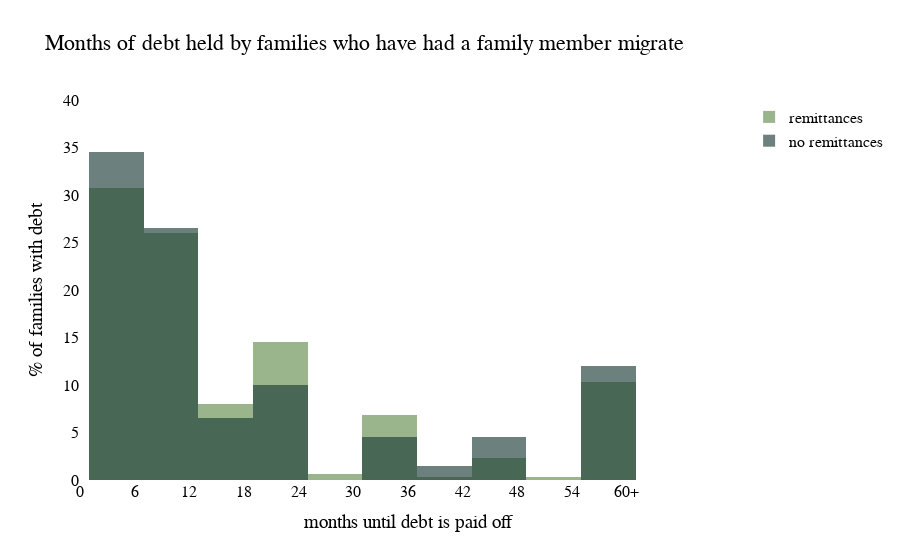

Source (notebook cell):
### Code cell
# fig = px.histogram(savings, x='savings_months', color ='remit', histnorm='probability density', range_x = [0,12])
# fig.show()


fig = go.Figure()
fig.add_trace(go.Histogram(x=debt_remit, 
                            xbins=dict( # bins used for histogram
                                start=1,
                                end=66,
                                size=6
                            ),                           
                           histnorm = 'percent', 
                           name='remittances', 
                           marker_color = '#658C4D'))
fig.add_trace(go.Histogram(x=debt_noremit, 
                            xbins=dict( # bins used for histogram
                                start=1,
                                end=66,
                                size=6
                            ), 
                           histnorm = 'percent', 
                           name='no remittances', 
                           marker_color = '#1E3E39'))

# Overlay both histograms

fig.update_layout(barmode='overlay')
fig.update_layout(paper_bgcolor='rgba(0,0,0,0)',
    plot_bgcolor='rgba(0,0,0,0)')
tickvals = [0,6,12,18,24,30,36,42,48,54,60]
ticktext = [0,6,12,18,24,30,36,42,48,54,'60+']
fig.update_layout(
    xaxis = dict(tickvals = tickvals,ticktext=ticktext)
)
fig.update_xaxes(range=[0, 72
                       ])
fig.update_yaxes(range=[0, 40])
fig.update_traces(opacity=0.65)
fig.update_layout(
    title="Months of debt held by families who have had a family member migrate",
    xaxis_title="months until debt is paid off",
    yaxis_title="% of families with debt",
    font=dict(
        family="Courier New, monospace",
        size=16,
        color="black"
    )
)
fig.show()
fig.write_html("debt_graph.html")

### Figure 1 — Plotly figure (JSON) as saved in the notebook; plotly's stock layout.template omitted (floating-point values rounded to 4 significant figures; data arrays with more than 128 entries replaced by an {"elided": "..."} marker saying what was removed)
{"data": [{"histnorm": "percent", "marker": {"color": "#658C4D"}, "name": "remittances", "opacity": 0.65, "type": "histogram", "x": {"elided": "1249 int values"}, "xbins": {"end": 66, "size": 6, "start": 1}}, {"histnorm": "percent", "marker": {"color": "#1E3E39"}, "name": "no remittances", "opacity": 0.65, "type": "histogram", "x": {"elided": "498 int values"}, "xbins": {"end": 66, "size": 6, "start": 1}}], "layout": {"barmode": "overlay", "font": {"color": "black", "family": "Courier New, monospace", "size": 16}, "paper_bgcolor": "rgba(0,0,0,0)", "plot_bgcolor": "rgba(0,0,0,0)", "title": {"text": "Months of debt held by families who have had a family member migrate"}, "xaxis": {"range": [0, 72], "ticktext": [0, 6, 12, 18, 24, 30, 36, 42, 48, 54, "60+"], "tickvals": [0, 6, 12, 18, 24, 30, 36, 42, 48, 54, 60], "title": {"text": "months until debt is paid off"}}, "yaxis": {"range": [0, 40], "title": {"text": "% of families with debt"}}}}
